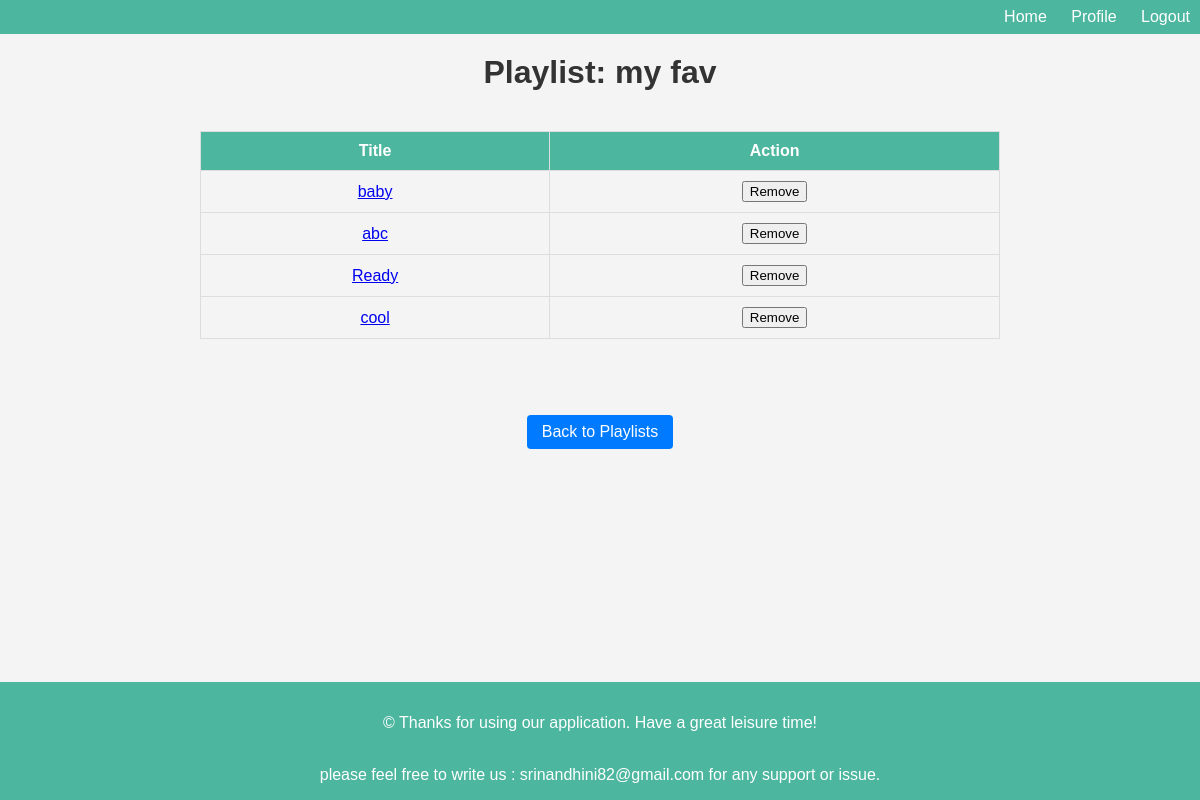
/show_playlist/1 (signed in), run on the app's committed database.
### models.py (models this page shows, shortened)
class Playlist(db.Model):
    id = db.Column(db.Integer, primary_key=True)
    name = db.Column(db.String(100), nullable=False,unique=True)
    user_id = db.Column(db.Integer, db.ForeignKey('user.id'), nullable=False)
    songs = db.relationship('Song', secondary='playlist_song',
                            backref=db.backref('playlists', lazy='dynamic'))

class Song(db.Model):
    id = db.Column(db.Integer, primary_key=True)
    title = db.Column(db.String(100), nullable=False, unique=True)
    artist = db.Column(db.String(50), nullable=False)
    duration = db.Column(db.Float)
    lyrics = db.Column(db.Text)
    date_added = db.Column(db.DateTime, default=datetime.utcnow)
    filename = db.Column(db.String(255), nullable=False)
    album_id = db.Column(db.Integer, db.ForeignKey('album.id'), nullable=False)
    user_id = db.Column(db.Integer, db.ForeignKey('user.id'), nullable=False)
    ratings = db.relationship('Ratings', backref='song', lazy=True, cascade="all, delete-orphan")

### app.py (the view)
@app.route('/show_playlist/<int:playlist_id>')
@login_required
def show_playlist(playlist_id):
    playlist = Playlist.query.get_or_404(playlist_id)
    if playlist.user_id != current_user.id:
        flash('You do not have permission to view this playlist.')
        return redirect(url_for('view_playlists'))
    songs = playlist.songs
    return render_template('show_playlist.html', playlist=playlist, songs=songs)

### app.py (called while the page is built)
@login_manager.user_loader
def load_user(user_id):
    if user_id is not None:
        return User.query.get(int(user_id))
    return None

### templates/show_playlist.html (shortened to what this page needs)
<!DOCTYPE html>
<html lang="en">
<head>
</head>
<body>
    <header>
        <nav>
                <a href="{{ url_for('user_dashboard') }}">Home</a>
                <a href="{{ url_for('profile') }}">Profile</a>
                <a href="{{ url_for('logout') }}">Logout</a>
        </nav>
    </header>
        <h1>Playlist: {{ playlist.name }}</h1>
        {% if songs %}
        <table>
            <thead>
                <tr>
                    <th>Title</th>
                    <th>Action</th>
                </tr>
            </thead>
            <tbody>
                {% for song in songs %}
                    <tr>
                        <td>
                            <a href="{{ url_for('song_detail_copy', song_id=song.id) }}">{{ song.title }}</a>
                        </td>
                        <td>
                            <form action="{{ url_for('remove_song_from_playlist', playlist_id=playlist.id, song_id=song.id) }}" method="post">
                                <button type="submit">Remove</button>
                            </form>
                        </td>
                    </tr>
                {% endfor %}
            </tbody>
        </table>
    {% else %}
        <p>No songs added to this playlist.</p>
        <center><a href="{{ url_for('add_songs_to_playlist', playlist_id=playlist.id) }}" class="btn-link">Click here to add songs</a></center>
    {% endif %}
    <br><br>
    <center>
        <a href="{{ url_for('view_playlists') }}" class="back-link">Back to Playlists</a>
    </center>
    <br><br>
    <footer>
        <p>&copy; Thanks for using our application. Have a great leisure time!</p>
        <br>please feel free to write us : srinandhini82@gmail.com for any support or issue.
    </footer>
</body>
</html>

### templates/show_playlist.html (style rules this page uses)
html, body { height: 100%; margin: 0; padding: 0; background-color: #f4f4f4; font-family: Arial, sans-serif; display: flex; flex-direction: column; }
header, footer { background-color: #4cb69f; color: white; text-align: right; padding: .5em 0; }
nav a, .btn-link { color: white; text-decoration: none; padding: 0 10px; }
h1 { text-align: center; color: #333; margin: 20px 0; }
.back-link { display: inline-block; text-align: center; margin-top: 20px; background-color: #007bff; color: white; padding: 8px 15px; text-decoration: none; border-radius: 4px; transition: background-color 0.3s ease; }
table { width: 100%; max-width: 800px; margin: 20px auto; border-collapse: collapse; }
table, th, td { border: 1px solid #ddd; }
th, td { padding: 10px; text-align: center; }
th { background-color: #4cb69f; color: white; }
footer { margin-top: auto; padding: 1em 0; background-color: #4cb69f; color: white; text-align: center; }
p { text-align: center; }

### data on the page
Playlist: name "my fav"
Song: title "baby"
Song: title "abc"
Song: title "Ready"
Song: title "cool"
